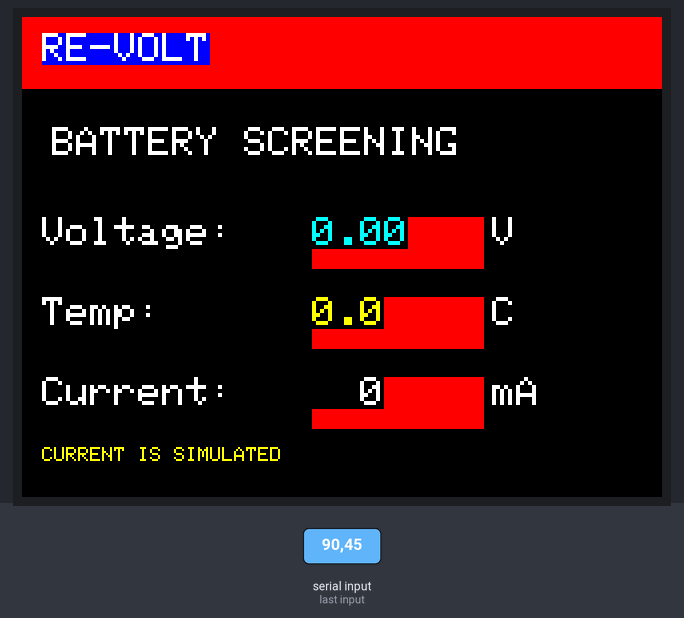
The sketch below on a simulated Arduino Uno, built with avr-gcc and run on an emulated ATmega328P. On the bench: 320×240 colour display. The inputs (shaded band) are chosen by the test bench. What the sketch prints to the serial monitor is not drawn.

1.5 s: "90,45\n" received over the second serial link
Above: at 2.5 s.
Timing chart, 0 to 4.5 s (numbered marks = the images above; inputs shaded):
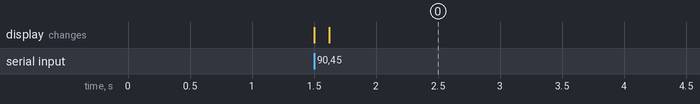

The sketch:

ReVolt_TFT.ino
```cpp
#include <LCDWIKI_GUI.h>
#include <LCDWIKI_KBV.h>
#include <SoftwareSerial.h>

// ========== TFT ==========
LCDWIKI_KBV mylcd(240, 320, A3, A2, A1, A0, A4);

// ESP32 GPIO17 TX -> UNO D10 RX
SoftwareSerial espSerial(10, 11);

// ========== COLORS ==========
#define BLACK  0x0000
#define WHITE  0xFFFF
#define RED    0xF800
#define GREEN  0x07E0
#define BLUE   0x001F
#define CYAN   0x07FF
#define YELLOW 0xFFE0

// ========== RECEIVED VALUES ==========
float voltage = 0.0;
float temperature = 0.0;
float current_mA = 0.0;

int suitable = 0;
int solar = 0;
int charging = 0;
int screenState = 0;

int displayedState = -1;
String packet = "";

// ========== PARSING ==========
float getFloatValue(String data, String key) {
  int start = data.indexOf(key);
  if (start < 0) return 0;

  start += key.length();

  int end = data.indexOf(',', start);
  if (end < 0) end = data.length();

  return data.substring(start, end).toFloat();
}

int getIntValue(String data, String key) {
  int start = data.indexOf(key);
  if (start < 0) return 0;

  start += key.length();

  int end = data.indexOf(',', start);
  if (end < 0) end = data.length();

  return data.substring(start, end).toInt();
}

// ========== TEXT ==========
void textStyle(uint16_t fg, uint16_t bg, uint8_t size) {
  mylcd.Set_Text_Mode(0);
  mylcd.Set_Text_colour(fg);
  mylcd.Set_Text_Back_colour(bg);
  mylcd.Set_Text_Size(size);
}

void header(String title) {
  mylcd.Fill_Rectangle(0, 0, 319, 35);

  textStyle(WHITE, BLUE, 2);
  mylcd.Print_String(title, 10, 8);
}

// ========== VALUE UPDATE HELPERS ==========
void drawVoltage(int x, int y) {
  mylcd.Fill_Rectangle(x, y, x + 85, y + 25);

  textStyle(CYAN, BLACK, 2);
  mylcd.Print_Number_Float(
      voltage, 2, x, y, '.', 3, ' '
  );
}

void drawTemperature(int x, int y) {
  mylcd.Fill_Rectangle(x, y, x + 85, y + 25);

  textStyle(YELLOW, BLACK, 2);
  mylcd.Print_Number_Float(
      temperature, 1, x, y, '.', 3, ' '
  );
}

void drawCurrent(int x, int y) {
  mylcd.Fill_Rectangle(x, y, x + 85, y + 25);

  textStyle(WHITE, BLACK, 2);
  mylcd.Print_Number_Int(
      (int)current_mA, x, y, 3, ' ', 10
  );
}

// ========== CHARGING STATUS ==========
// Used ONLY on the Solar Storage screen.
void drawChargingStatus(int y) {
  mylcd.Fill_Rectangle(35, y - 5, 285, y + 30);

  if (charging == 1 && solar == 1) {
    textStyle(GREEN, BLACK, 3);
    mylcd.Print_String("CHARGING", 65, y);
  } else {
    textStyle(YELLOW, BLACK, 2);
    mylcd.Print_String("STANDBY", 90, y);
  }
}

// ========== HOME STATIC LAYOUT ==========
void drawHomeLayout() {
  mylcd.Fill_Screen(BLACK);
  header("RE-VOLT");

  textStyle(WHITE, BLACK, 2);
  mylcd.Print_String("BATTERY SCREENING", 15, 55);

  mylcd.Print_String("Voltage:", 10, 100);
  mylcd.Print_String("V", 235, 100);

  mylcd.Print_String("Temp:", 10, 140);
  mylcd.Print_String("C", 235, 140);

  mylcd.Print_String("Current:", 10, 180);
  mylcd.Print_String("mA", 235, 180);

  textStyle(YELLOW, BLACK, 1);
  mylcd.Print_String("CURRENT IS SIMULATED", 10, 215);

  textStyle(GREEN, BLACK, 2);
  mylcd.Print_String("SYSTEM READY", 45, 250);

  textStyle(WHITE, BLACK, 1);
  mylcd.Print_String("Press button to start", 45, 290);
}

// ========== SCREENING STATIC LAYOUT ==========
void drawScreeningLayout() {
  mylcd.Fill_Screen(BLACK);
  header("SCREENING");

  textStyle(YELLOW, BLACK, 2);
  mylcd.Print_String("TEST IN PROGRESS", 25, 60);

  textStyle(CYAN, BLACK, 2);
  mylcd.Print_String("Voltage:", 15, 110);
  mylcd.Print_String("V", 240, 110);

  textStyle(YELLOW, BLACK, 2);
  mylcd.Print_String("Temp:", 15, 150);
  mylcd.Print_String("C", 240, 150);

  textStyle(WHITE, BLACK, 2);
  mylcd.Print_String("Current:", 15, 190);
  mylcd.Print_String("mA", 240, 190);

  textStyle(GREEN, BLACK, 2);
  mylcd.Print_String("ANALYZING...", 55, 250);
}

// ========== RESULT STATIC LAYOUT ==========
// No charging status on this page.
void drawResultLayout() {
  mylcd.Fill_Screen(BLACK);
  header("RESULT");

  if (suitable == 1) {
    textStyle(GREEN, BLACK, 3);
    mylcd.Print_String("SUITABLE", 55, 70);

    textStyle(WHITE, BLACK, 2);
    mylcd.Print_String("SECOND-LIFE", 55, 125);
    mylcd.Print_String("READY", 95, 160);

    textStyle(GREEN, BLACK, 2);
    mylcd.Print_String("Voltage / Temp PASS", 20, 220);

  } else {
    textStyle(RED, BLACK, 3);
    mylcd.Print_String("NOT SUITABLE", 20, 75);

    textStyle(WHITE, BLACK, 2);
    mylcd.Print_String("Further evaluation", 20, 145);
    mylcd.Print_String("or recycling", 55, 185);
  }

  textStyle(YELLOW, BLACK, 1);
  mylcd.Print_String("Prototype screening only", 55, 265);
  mylcd.Print_String("Press for solar demo", 55, 290);
}

// ========== SOLAR STATIC LAYOUT ==========
void drawSolarLayout() {
  mylcd.Fill_Screen(BLACK);
  header("SOLAR STORAGE");

  textStyle(CYAN, BLACK, 2);
  mylcd.Print_String("Battery:", 15, 75);
  mylcd.Print_String("V", 240, 75);

  // Charging/standby appears ONLY on this screen.
  drawChargingStatus(145);

  textStyle(YELLOW, BLACK, 1);
  mylcd.Print_String("DEMO / SIMULATED CHARGING", 25, 215);
  mylcd.Print_String("Solar panel is a demo input", 25, 245);
  mylcd.Print_String("Press to return HOME", 55, 290);
}

// ========== LIVE VALUE UPDATES ==========
void updateLiveValues() {
  if (screenState == 0) {
    drawVoltage(145, 100);
    drawTemperature(145, 140);
    drawCurrent(145, 180);
  }
  else if (screenState == 1) {
    drawVoltage(150, 110);
    drawTemperature(150, 150);
    drawCurrent(150, 190);
  }
  else if (screenState == 3) {
    // Only the Solar Storage screen updates charging status.
    drawVoltage(155, 75);
    drawChargingStatus(145);
  }
}

// ========== DRAW STATE ==========
void drawCurrentState() {
  if (screenState == 0) {
    drawHomeLayout();
  }
  else if (screenState == 1) {
    drawScreeningLayout();
  }
  else if (screenState == 2) {
    drawResultLayout();
  }
  else if (screenState == 3) {
    drawSolarLayout();
  }

  displayedState = screenState;
  updateLiveValues();
}

// ========== PARSE COMPLETE PACKET ==========
void parsePacket() {
  int oldState = screenState;
  int oldSuitable = suitable;
  int oldCharging = charging;
  int oldSolar = solar;

  voltage = getFloatValue(packet, "V:");
  temperature = getFloatValue(packet, "T:");
  current_mA = getFloatValue(packet, "I:");

  suitable = getIntValue(packet, "S:");
  solar = getIntValue(packet, "SOL:");
  charging = getIntValue(packet, "CHG:");
  screenState = getIntValue(packet, "SCR:");

  Serial.print("S=");
  Serial.print(suitable);
  Serial.print(" SOL=");
  Serial.print(solar);
  Serial.print(" CHG=");
  Serial.print(charging);
  Serial.print(" SCR=");
  Serial.println(screenState);

  bool screenChanged =
      screenState != oldState ||
      screenState != displayedState;

  bool solarStatusChanged =
      screenState == 3 &&
      (charging != oldCharging || solar != oldSolar);

  bool resultChanged =
      screenState == 2 &&
      suitable != oldSuitable;

  if (screenChanged || solarStatusChanged || resultChanged) {
    drawCurrentState();
  } else {
    updateLiveValues();
  }

  packet = "";
}

// ========== SETUP ==========
void setup() {
  Serial.begin(115200);
  espSerial.begin(9600);

  mylcd.Init_LCD();
  mylcd.Set_Rotation(1);
  mylcd.Fill_Screen(BLACK);

  textStyle(WHITE, BLACK, 3);
  mylcd.Print_String("RE-VOLT", 100, 130);

  Serial.println("RE-VOLT UNO TFT READY");
}

// ========== LOOP ==========
void loop() {
  while (espSerial.available()) {
    char c = espSerial.read();

    if (c == '\n') {
      if (packet.length() > 0) {
        parsePacket();
      }
    }
    else if (c != '\r') {
      if (packet.length() < 100) {
        packet += c;
      } else {
        // Discard malformed/oversized packet.
        packet = "";
      }
    }
  }
}
```

Measured:
- after the input at 1.5 s, the display: first changes at once (image 0 shows a later state)
